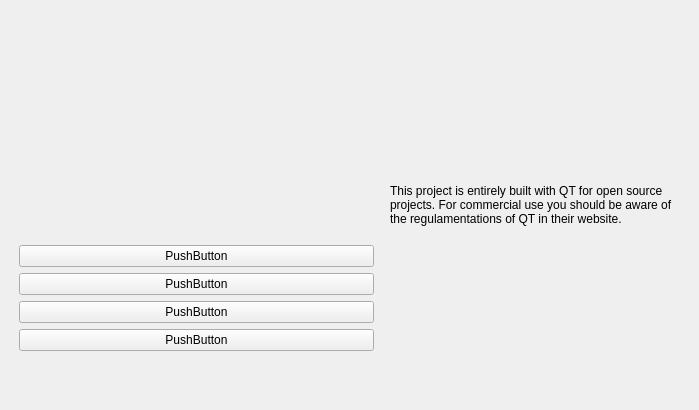
<?xml version="1.0" encoding="UTF-8"?>
<ui version="4.0">
 <class>application_pages</class>
 <widget class="QStackedWidget" name="application_pages">
  <property name="geometry">
   <rect>
    <x>0</x>
    <y>0</y>
    <width>699</width>
    <height>410</height>
   </rect>
  </property>
  <property name="windowTitle">
   <string>StackedWidget</string>
  </property>
  <widget class="QWidget" name="main">
   <layout class="QVBoxLayout" name="verticalLayout">
    <item>
     <layout class="QHBoxLayout" name="horizontalLayout_2">
      <item>
       <layout class="QVBoxLayout" name="verticalLayout_9" stretch="0,10,0,0,10,0,0,0">
        <property name="sizeConstraint">
         <enum>QLayout::SetMinAndMaxSize</enum>
        </property>
        <property name="leftMargin">
         <number>10</number>
        </property>
        <property name="topMargin">
         <number>10</number>
        </property>
        <property name="rightMargin">
         <number>10</number>
        </property>
        <property name="bottomMargin">
         <number>10</number>
        </property>
        <item>
         <spacer name="verticalSpacer_2">
          <property name="orientation">
           <enum>Qt::Vertical</enum>
          </property>
          <property name="sizeType">
           <enum>QSizePolicy::Expanding</enum>
          </property>
          <property name="sizeHint" stdset="0">
           <size>
            <width>80</width>
            <height>40</height>
           </size>
          </property>
         </spacer>
        </item>
        <item>
         <widget class="QLabel" name="label">
          <property name="maximumSize">
           <size>
            <width>350</width>
            <height>16777214</height>
           </size>
          </property>
          <property name="text">
           <string/>
          </property>
          <property name="pixmap">
           <pixmap>../design/images/official_logo.png</pixmap>
          </property>
         </widget>
        </item>
        <item>
         <spacer name="verticalSpacer_3">
          <property name="orientation">
           <enum>Qt::Vertical</enum>
          </property>
          <property name="sizeHint" stdset="0">
           <size>
            <width>50</width>
            <height>40</height>
           </size>
          </property>
         </spacer>
        </item>
        <item>
         <widget class="QPushButton" name="pushButton_2">
          <property name="maximumSize">
           <size>
            <width>10000</width>
            <height>80</height>
           </size>
          </property>
          <property name="text">
           <string>PushButton</string>
          </property>
         </widget>
        </item>
        <item>
         <widget class="QPushButton" name="pushButton_3">
          <property name="maximumSize">
           <size>
            <width>10000</width>
            <height>16777215</height>
           </size>
          </property>
          <property name="text">
           <string>PushButton</string>
          </property>
         </widget>
        </item>
        <item>
         <widget class="QPushButton" name="pushButton">
          <property name="maximumSize">
           <size>
            <width>10000</width>
            <height>16777215</height>
           </size>
          </property>
          <property name="text">
           <string>PushButton</string>
          </property>
         </widget>
        </item>
        <item>
         <widget class="QPushButton" name="pushButton_4">
          <property name="text">
           <string>PushButton</string>
          </property>
         </widget>
        </item>
        <item>
         <spacer name="verticalSpacer">
          <property name="orientation">
           <enum>Qt::Vertical</enum>
          </property>
          <property name="sizeHint" stdset="0">
           <size>
            <width>80</width>
            <height>40</height>
           </size>
          </property>
         </spacer>
        </item>
       </layout>
      </item>
      <item>
       <layout class="QVBoxLayout" name="verticalLayout_8">
        <property name="sizeConstraint">
         <enum>QLayout::SetMinAndMaxSize</enum>
        </property>
        <item>
         <widget class="QLabel" name="label_6">
          <property name="maximumSize">
           <size>
            <width>300</width>
            <height>100</height>
           </size>
          </property>
          <property name="cursor">
           <cursorShape>IBeamCursor</cursorShape>
          </property>
          <property name="text">
           <string>This project is entirely built with QT for open source projects. For commercial use you should be aware of the regulamentations of QT in their website.</string>
          </property>
          <property name="wordWrap">
           <bool>true</bool>
          </property>
          <property name="margin">
           <number>10</number>
          </property>
         </widget>
        </item>
       </layout>
      </item>
     </layout>
    </item>
   </layout>
  </widget>
  <widget class="QWidget" name="patient_form">
   <layout class="QVBoxLayout" name="verticalLayout_2">
    <item>
     <widget class="QLabel" name="label_2">
      <property name="text">
       <string>Patient form</string>
      </property>
      <property name="alignment">
       <set>Qt::AlignCenter</set>
      </property>
     </widget>
    </item>
   </layout>
  </widget>
  <widget class="QWidget" name="collect_page">
   <layout class="QVBoxLayout" name="verticalLayout_3">
    <item>
     <widget class="QLabel" name="label_3">
      <property name="text">
       <string>Collection Page</string>
      </property>
      <property name="alignment">
       <set>Qt::AlignCenter</set>
      </property>
     </widget>
    </item>
   </layout>
  </widget>
  <widget class="QWidget" name="visualization_page">
   <layout class="QVBoxLayout" name="verticalLayout_4">
    <item>
     <widget class="QLabel" name="label_4">
      <property name="text">
       <string>Visualization Page</string>
      </property>
      <property name="alignment">
       <set>Qt::AlignCenter</set>
      </property>
     </widget>
    </item>
   </layout>
  </widget>
  <widget class="QWidget" name="settings_page">
   <layout class="QVBoxLayout" name="verticalLayout_5">
    <item>
     <widget class="QLabel" name="label_5">
      <property name="text">
       <string>Settings page</string>
      </property>
      <property name="alignment">
       <set>Qt::AlignCenter</set>
      </property>
     </widget>
    </item>
   </layout>
  </widget>
 </widget>
 <resources/>
 <connections/>
</ui>
